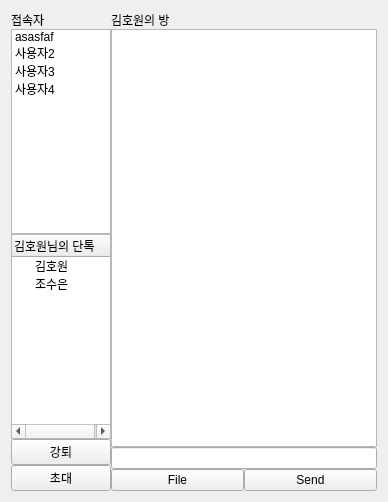
<?xml version="1.0" encoding="UTF-8"?>
<ui version="4.0">
 <class>GroupChatForm</class>
 <widget class="QWidget" name="GroupChatForm">
  <property name="geometry">
   <rect>
    <x>0</x>
    <y>0</y>
    <width>388</width>
    <height>502</height>
   </rect>
  </property>
  <property name="windowTitle">
   <string>Form</string>
  </property>
  <layout class="QVBoxLayout" name="verticalLayout_3">
   <item>
    <layout class="QHBoxLayout" name="horizontalLayout_2">
     <property name="spacing">
      <number>0</number>
     </property>
     <item>
      <layout class="QVBoxLayout" name="verticalLayout">
       <item>
        <widget class="QLabel" name="label_2">
         <property name="maximumSize">
          <size>
           <width>100</width>
           <height>16777215</height>
          </size>
         </property>
         <property name="text">
          <string>접속자</string>
         </property>
        </widget>
       </item>
       <item>
        <widget class="QListWidget" name="listWidget_2">
         <property name="maximumSize">
          <size>
           <width>100</width>
           <height>16777215</height>
          </size>
         </property>
         <item>
          <property name="text">
           <string>asasfaf</string>
          </property>
         </item>
         <item>
          <property name="text">
           <string>사용자2</string>
          </property>
         </item>
         <item>
          <property name="text">
           <string>사용자3</string>
          </property>
         </item>
         <item>
          <property name="text">
           <string>사용자4</string>
          </property>
         </item>
        </widget>
       </item>
       <item>
        <widget class="QTreeWidget" name="treeWidget">
         <property name="maximumSize">
          <size>
           <width>100</width>
           <height>16777215</height>
          </size>
         </property>
         <column>
          <property name="text">
           <string>김호원님의 단톡</string>
          </property>
         </column>
         <item>
          <property name="text">
           <string>김호원</string>
          </property>
         </item>
         <item>
          <property name="text">
           <string>조수은</string>
          </property>
         </item>
        </widget>
       </item>
       <item>
        <widget class="QPushButton" name="pushButton_4">
         <property name="text">
          <string>강퇴</string>
         </property>
        </widget>
       </item>
       <item>
        <widget class="QPushButton" name="pushButton_5">
         <property name="text">
          <string>초대</string>
         </property>
        </widget>
       </item>
      </layout>
     </item>
     <item>
      <layout class="QVBoxLayout" name="verticalLayout_2">
       <item>
        <widget class="QLabel" name="label">
         <property name="text">
          <string>김호원의 방</string>
         </property>
        </widget>
       </item>
       <item>
        <widget class="QTextEdit" name="textEdit">
         <property name="maximumSize">
          <size>
           <width>300</width>
           <height>16777215</height>
          </size>
         </property>
        </widget>
       </item>
       <item>
        <widget class="QLineEdit" name="lineEdit">
         <property name="maximumSize">
          <size>
           <width>300</width>
           <height>16777215</height>
          </size>
         </property>
        </widget>
       </item>
       <item>
        <layout class="QHBoxLayout" name="horizontalLayout">
         <item>
          <widget class="QPushButton" name="pushButton_2">
           <property name="maximumSize">
            <size>
             <width>150</width>
             <height>16777215</height>
            </size>
           </property>
           <property name="text">
            <string>File</string>
           </property>
          </widget>
         </item>
         <item>
          <widget class="QPushButton" name="pushButton">
           <property name="maximumSize">
            <size>
             <width>150</width>
             <height>16777215</height>
            </size>
           </property>
           <property name="text">
            <string>Send</string>
           </property>
          </widget>
         </item>
        </layout>
       </item>
      </layout>
     </item>
    </layout>
   </item>
  </layout>
 </widget>
 <resources/>
 <connections/>
</ui>
